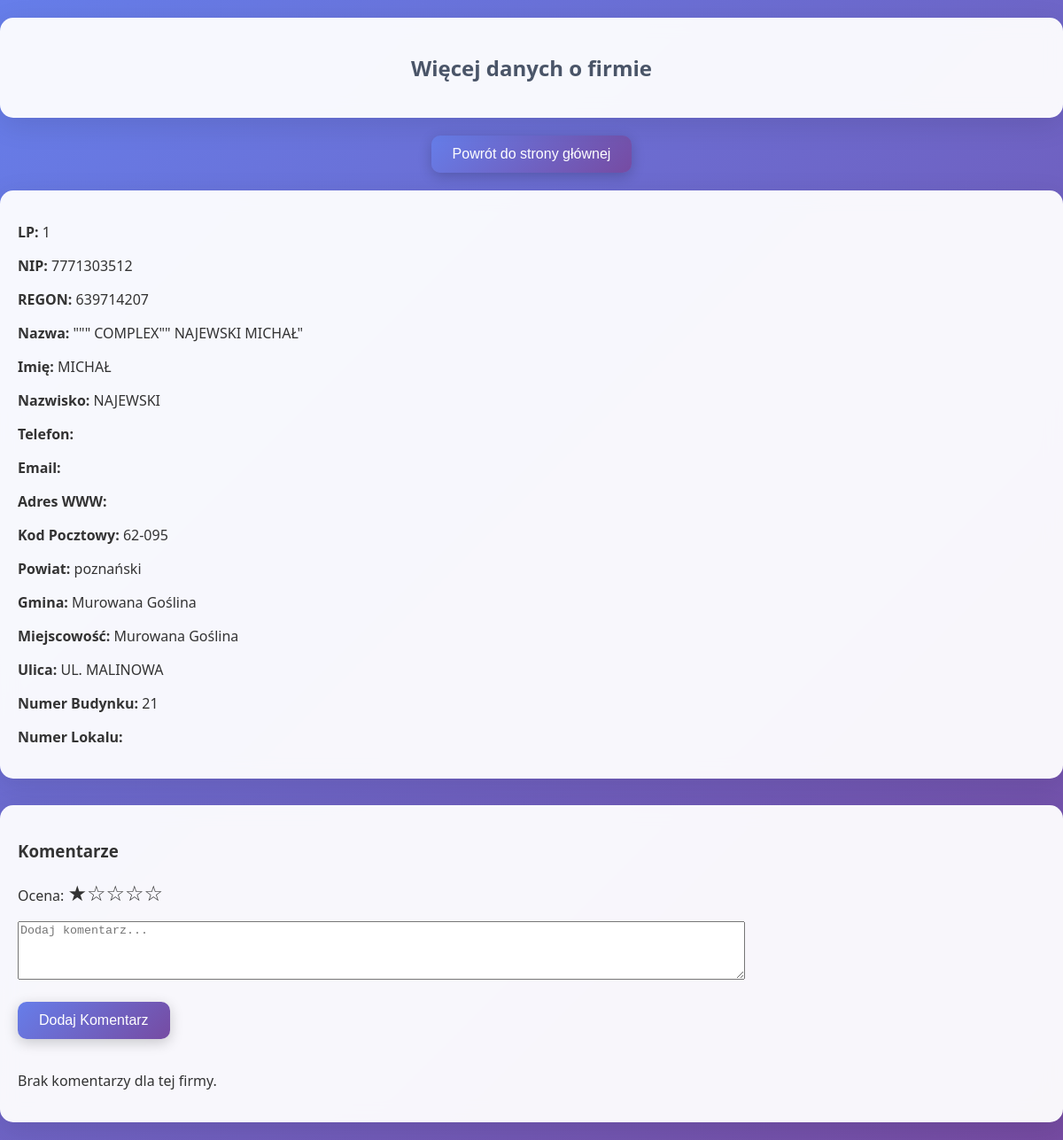
Screenshot of /company_details.php?lp=1 with the database file from the repository.
### tables this page shows
CREATE TABLE `firmy` (
  `Lp` int(255) NOT NULL,
  `Nip` varchar(10) DEFAULT NULL,
  `Regon` varchar(9) DEFAULT NULL,
  `NazwaPodmiotu` varchar(131) DEFAULT NULL,
  `Nazwisko` varchar(23) DEFAULT NULL,
  `Imie` varchar(11) DEFAULT NULL,
  `Telefon` varchar(13) DEFAULT NULL,
  `Email` varchar(37) DEFAULT NULL,
  `AdresWWW` varchar(36) DEFAULT NULL,
  `KodPocztowy` varchar(6) DEFAULT NULL,
  `Powiat` varchar(9) DEFAULT NULL,
  `Gmina` varchar(16) DEFAULT NULL,
  `Miejscowosc` varchar(16) DEFAULT NULL,
  `Ulica` varchar(34) DEFAULT NULL,
  `NrBudynku` varchar(6) DEFAULT NULL,
  `NrLokalu` varchar(3) DEFAULT NULL
);

### class/DBManager.php (called while the page is built, shortened)
<?php
class DBManager
{
    private static ?DBManager $instance = null;
    private PDO $pdo;
    private function __construct()
    {
        $host = 'localhost';
        $db   = 'base';
        $user = 'root';
        $pass = '';
        $charset = 'utf8';
        $dsn = "mysql:host=$host;dbname=$db;charset=$charset";
        $options = [
            PDO::ATTR_ERRMODE            => PDO::ERRMODE_EXCEPTION,
            PDO::ATTR_DEFAULT_FETCH_MODE => PDO::FETCH_ASSOC,
            PDO::ATTR_EMULATE_PREPARES   => false,
        ];
        $this->pdo = new PDO($dsn, $user, $pass, $options);
    }
    public static function getInstance(): DBManager
    {
        if (self::$instance === null) {
            self::$instance = new DBManager();
        }
        return self::$instance;
    }
    public function query(string $sql, array $params = []): PDOStatement
    {
        $stmt = $this->pdo->prepare($sql);
        $stmt->execute($params);
        return $stmt;
    }
}

### class/firmy.php (called while the page is built, shortened)
<?php
include_once 'class/DBManager.php';
include_once 'class/komentarze.php';
class Firmy
{
    private DBManager $db;
    private string $table = 'firmy';
    public function __construct()
    {
        $this->db = DBManager::getInstance();
    }
    public function getById(int $id): ?array
    {
        $sql = "SELECT * FROM {$this->table} WHERE Lp = :id";
        $stmt = $this->db->query($sql, ['id' => $id]);
        $result = $stmt->fetch();
        return $result ?: null;
    }
}

### class/komentarze.php (called while the page is built, shortened)
<?php
include_once 'class/DBManager.php';
class Komentarze
{
    private DBManager $db;
    private string $table = 'komentarze';
    public function __construct()
    {
        $this->db = DBManager::getInstance();
    }
    public function getByFirma(int $firmaLp): array
    {
        $sql = "
            SELECT *
            FROM {$this->table}
            WHERE firma_lp = :firma_lp
            ORDER BY data_utworzenia DESC
        ";
        return $this->db
            ->query($sql, ['firma_lp' => $firmaLp])
            ->fetchAll();
    }
}

### company_details.php (the view, shortened to what this page needs)
<?php
include_once 'class/DBManager.php';
include_once 'class/firmy.php';
include_once 'class/komentarze.php';
?>
<!DOCTYPE html>
<html lang="pl">
<head>
    <link rel="stylesheet" href="style/style2.css">
</head>
<body>
    <div>
<h2>Więcej danych o firmie</h2>
</div>
<input type="button" value="Powrót do strony głównej" onclick="window.location.href='index.php'" style="margin-bottom: 20px;">
<div style="margin-bottom: 30px;">
    <?php
if ($_SERVER['REQUEST_METHOD'] === 'GET' && isset($_GET['lp'])) {
    $lp = (int)$_GET['lp'];
    $firmy = new Firmy();
    $firma = $firmy->getById($lp);
    if ($firma) {
        echo "<p><strong>LP:</strong> " . htmlspecialchars($firma['Lp']) . "</p>";
        echo "<p><strong>NIP:</strong> " . htmlspecialchars($firma['Nip']) . "</p>";
        echo "<p><strong>REGON:</strong> " . htmlspecialchars($firma['Regon']) . "</p>";
        echo "<p><strong>Nazwa:</strong> " . htmlspecialchars($firma['NazwaPodmiotu']) . "</p>";
        echo "<p><strong>Imię:</strong> " . htmlspecialchars($firma['Imie']) . "</p>";
        echo "<p><strong>Nazwisko:</strong> " . htmlspecialchars($firma['Nazwisko']) . "</p>";
        echo "<p><strong>Telefon:</strong> " . htmlspecialchars($firma['Telefon']) . "</p>";
        echo "<p><strong>Email:</strong> " . htmlspecialchars($firma['Email']) . "</p>";
        echo "<p><strong>Adres WWW:</strong> " . htmlspecialchars($firma['AdresWWW']) . "</p>";
        echo "<p><strong>Kod Pocztowy:</strong> " . htmlspecialchars($firma['KodPocztowy']) . "</p>";
        echo "<p><strong>Powiat:</strong> " . htmlspecialchars($firma['Powiat']) . "</p>";
        echo "<p><strong>Gmina:</strong> " . htmlspecialchars($firma['Gmina']) . "</p>";
        echo "<p><strong>Miejscowość:</strong> " . htmlspecialchars($firma['Miejscowosc']) . "</p>";
        echo "<p><strong>Ulica:</strong> " . htmlspecialchars($firma['Ulica']) . "</p>";
        echo "<p><strong>Numer Budynku:</strong> " . htmlspecialchars($firma['NrBudynku']) . "</p>";
        echo "<p><strong>Numer Lokalu:</strong> " . htmlspecialchars($firma['NrLokalu']) . "</p>";
    } else {
        echo "Nie znaleziono firmy o podanym LP.";
    }
} else {
    echo "Nieprawidłowe żądanie.";
}
?>
</div>
<div id="commentSection">
    <h3>Komentarze</h3>
    <form action="add_comment.php" method="POST">
        <p>Ocena: <span id="stars1">★</span><span id="stars2">☆</span><span id="stars3">☆</span><span id="stars4">☆</span><span id="stars5">☆</span></p>
        <textarea name="comment" rows="4" cols="100" placeholder="Dodaj komentarz..."></textarea><br>
        <input type="submit" value="Dodaj Komentarz" style="display: inline;">
    </form>
    <?php
    if (isset($_GET['lp'])) {
        $lp = (int)$_GET['lp'];
        $komentarze = new Komentarze();
        $komentarzeLista = $komentarze->getByFirma($lp);
        if (count($komentarzeLista) > 0) {
            foreach ($komentarzeLista as $row) {
                echo "<div class='comment'>";
                echo "<p><em>Autor: " . htmlspecialchars($row['autor']) . "&nbsp;&nbsp;&nbsp;&nbsp;Data utworzenia: " . htmlspecialchars($row['data_utworzenia']) . "</em></p>";
                if (!is_null($row['data_mod'])) {
                    echo "<p><em>Data modyfikacji: " . htmlspecialchars($row['data_mod']) . "</em></p>";
                }
                echo "<p>Ocena: " . str_repeat('★', $row['ocena']) . str_repeat('☆', 5 - $row['ocena']) . "</p>";
                echo "<p>" . htmlspecialchars($row['tresc']) . "</p>";
                if($row['user_id'] == $_SESSION['user_id']) {
                    echo "<hr>";
                    echo "<form action='edit_comment.php' method='POST'>";
                    echo "<input type='hidden' name='comment_id' value='" . htmlspecialchars($row['id']) . "'>";
                    echo "<input type='hidden' name='lp' value='" . htmlspecialchars($lp) . "'>";
                    echo "<input type='hidden' id='ocena_edit_" . $row['id'] . "' name='ocena' value='" . htmlspecialchars($row['ocena']) . "'>";
                    $ocena = $row['ocena'];
                    echo "<p>Ocena: ";
                    for($i=1; $i<=5; $i++){
                        $star = $i <= $ocena ? '★' : '☆';
                        echo "<span id='edit_stars_" . $row['id'] . "_" . $i . "' style='cursor: pointer; font-size: 24px;'>$star</span>";
                    }
                    echo "</p>";
                    echo "<textarea name='comment' rows='4' cols='100'>" . htmlspecialchars($row['tresc']) . "</textarea><br>";
                    echo "<input type='submit' value='Edytuj komentarz' style='display:inline;'>";
                    echo "</form>";
                    echo "<script>
                    const stars_" . $row['id'] . " = document.querySelectorAll('span[id^=\"edit_stars_" . $row['id'] . "_\"]');
                    stars_" . $row['id'] . ".forEach((star, index) => {
                        star.addEventListener('click', () => {
                            stars_" . $row['id'] . ".forEach((s, i) => {
                                s.textContent = i <= index ? '★' : '☆';
                            });
                            document.getElementById('ocena_edit_" . $row['id'] . "').value = index + 1;
                        });
                    });
                    </script>";
                    echo "<form action='delete_comment.php' method='POST' onsubmit='return confirm(\"Czy na pewno chcesz usunąć ten komentarz?\");'>";
                    echo "<input type='hidden' name='comment_id' value='" . htmlspecialchars($row['id']) . "'>";
                    echo "<input type='hidden' name='lp' value='" . htmlspecialchars($lp) . "'>";
                    echo "<input type='submit' value='Usuń komentarz' style='display:inline;'>";
                    echo "</form>";
                }
                echo "</div><hr>";
            }
        } else {
            echo "<p>Brak komentarzy dla tej firmy.</p>";
        }
    } else {
        echo "Nieprawidłowe żądanie.";
    }
    ?>
</body>
</html>

### style/style2.css (style rules this page uses)
body { font-family: 'Segoe UI', Tahoma, Geneva, Verdana, sans-serif; background: linear-gradient(135deg, #667eea 0%, #764ba2 100%); margin: 0; padding: 0; min-height: 100vh; color: #333; }
div { padding: 20px; margin: 20px auto; background: rgba(255, 255, 255, 0.95); border: none; border-radius: 15px; box-shadow: 0 8px 32px rgba(0, 0, 0, 0.1); backdrop-filter: blur(10px); }
h1, h2 { text-align: center; color: #4a5568; margin-bottom: 20px; }
input { margin: 10px auto; padding: 12px 20px; font-size: 16px; background: white; color: #4a5568; border: 2px solid #e2e8f0; border-radius: 10px; transition: all 0.3s ease; box-shadow: 0 2px 10px rgba(0, 0, 0, 0.1); }
input[type="button"], input[type="submit"] { display: block; margin: 20px auto; padding: 12px 24px; font-size: 16px; background: linear-gradient(135deg, #667eea, #764ba2); color: white; border: none; border-radius: 10px; cursor: pointer; transition: all 0.3s ease; box-shadow: 0 4px 15px rgba(0, 0, 0, 0.2); }

### company_details.php (style rules this page uses)
p>span { cursor: pointer; font-size: 24px; }

### rows the page displays
firmy: Lp "1", Nip "7771303512", Regon "639714207", NazwaPodmiotu "\"\"\" COMPLEX\"\" NAJEWSKI MICHAŁ\"", Imie "MICHAŁ", Nazwisko "NAJEWSKI", KodPocztowy "62-095", Powiat "poznański", Gmina "Murowana Goślina", Miejscowosc "Murowana Goślina", Ulica "UL. MALINOWA", NrBudynku "21"
